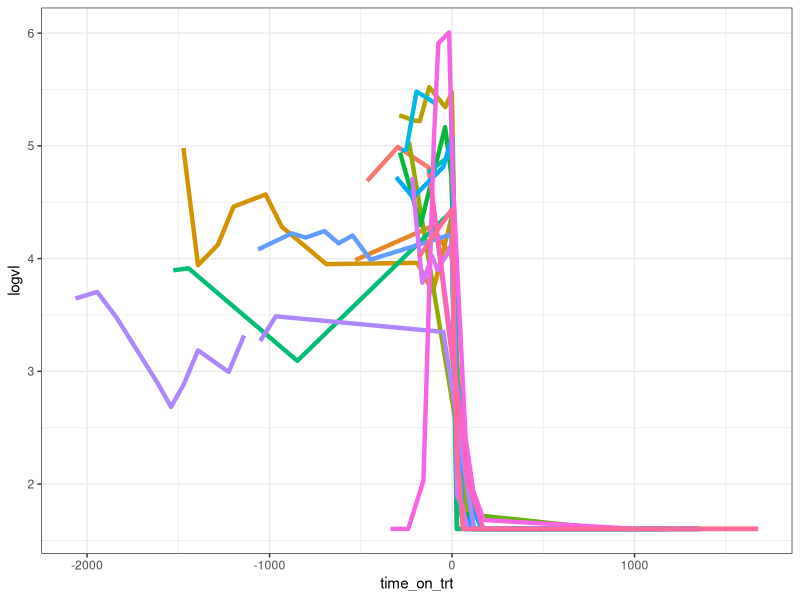
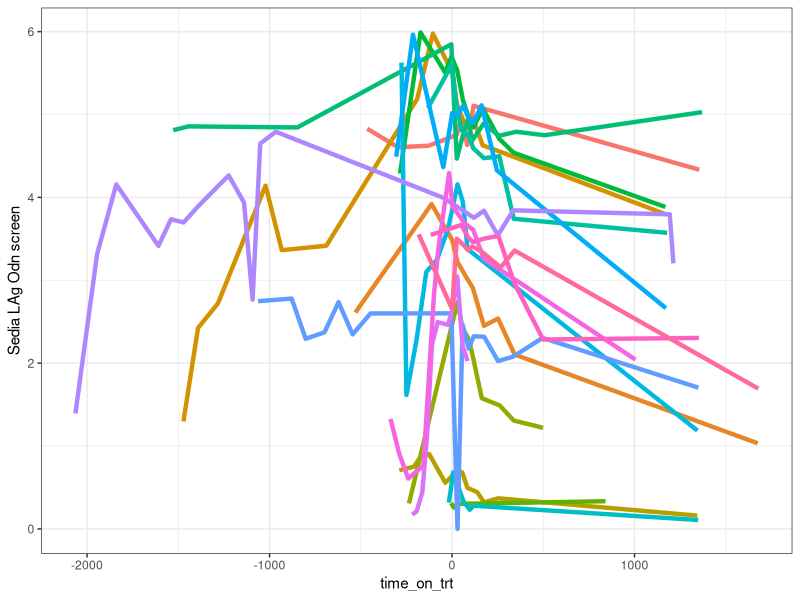

The R script that drew these images, in order:
library(tidyverse)
library(readr)
library(splines)
pt_data <- read_csv("Sempa_final_pull_with_results.csv") %>%
  mutate(vl = ifelse(`Viral Load at Draw`== '<40', '40', ifelse(`Viral Load at Draw`=='NULL', "", `Viral Load at Draw`))) %>%
  mutate(logvl = log(as.numeric(vl),10),
         time_on_trt = -1 * `days since tx start`,
         hiv_antibody_value = `Sedia LAg Odn screen`) %>%
  arrange(subject_label_blinded, time_on_trt)

dt01 <- pt_data %>%
  distinct(subject_label_blinded, .keep_all = TRUE) %>%
  group_by(BiologicalSex) %>%
  summarise(`Freq.` = n()) %>%
  mutate(
    percentage = round((`Freq.` / (sum(`Freq.`))) * 100, 1)
)
dt02 <- pt_data %>%
  distinct(subject_label_blinded, .keep_all = TRUE) %>%
  group_by(Subtype_confirmed) %>%
  summarise(`Freq.` = n()) %>%
  mutate(
    percentage = round((`Freq.` / (sum(`Freq.`))) * 100, 1)
  )

dt03 <- pt_data %>%
  distinct(subject_label_blinded, .keep_all = TRUE) %>%
  summarise(
    N = n(), Average = round(mean(`days since tx start`), 2), 
    `standard devaition` = round(sd(`days since tx start`), 2), 
    `median value` = median(`days since tx start`),
    `lower quartile` = quantile(`days since tx start`, .25), 
    `upper quartile` = quantile(`days since tx start`, .75)
  )

x=pt_data[pt_data$Group == 'early suppressions',] %>% 
  select(Group, subject_label_blinded, `days since tx start`, 
         `Viral Load at Draw`, vl, logvl, `Designated Elite at Draw`) %>% 
  arrange(subject_label_blinded, `days since tx start`)

ggplot(data = pt_data[pt_data$Group == 'early suppressions',],
       aes(x = time_on_trt, y = logvl)) + #as.factor(subject_label_blinded)
  geom_line(aes(color = as.factor(subject_label_blinded), linetype = Group), size = 1.5) +#aes(color = subject_label_blinded, linetype = Group), group = Group
  theme_bw() +
  theme(legend.position = "none")

ggplot(data = pt_data[pt_data$Group == 'early suppressions',],
       aes(x = time_on_trt, y = `Sedia LAg Odn screen`)) + #as.factor(subject_label_blinded)
  geom_line(aes(color = as.factor(subject_label_blinded), linetype = Group), size = 1.5) +#aes(color = subject_label_blinded, linetype = Group), group = Group
  theme_bw() +
  theme(legend.position = "none")
  
model1 <- nlme::lme(fixed = logvl ~ Group + bs(time_on_trt, 3),
    random = ~ 1 | subject_label_blinded,
    data = pt_data,
    na.action = na.exclude#, control = lmeControl(opt = "optim")
    )
summary(model1)
pred_vl <- predict(model1, newdata = pt_data, level = 0:1)

model2 <- nlme::lme(fixed = logvl ~ Group + hiv_antibody_value + bs(time_on_trt, 3),
                    random = ~ 1 | subject_label_blinded,
                    data = pt_data, # [pt_data$time_on_trt >=0,]
                    na.action = na.exclude#, control = lmeControl(opt = "optim")
)
summary(model2)
pred_vl_2 <- predict(model2, newdata = pt_data, level = 0:1)

data_without_sedia <- cbind((pt_data %>%
  mutate(id = as.character(subject_label_blinded)) %>%
  select(id, subject_label_blinded, Group,time_on_trt, vl, logvl)), 
  pred_vl, pred_vl_2)